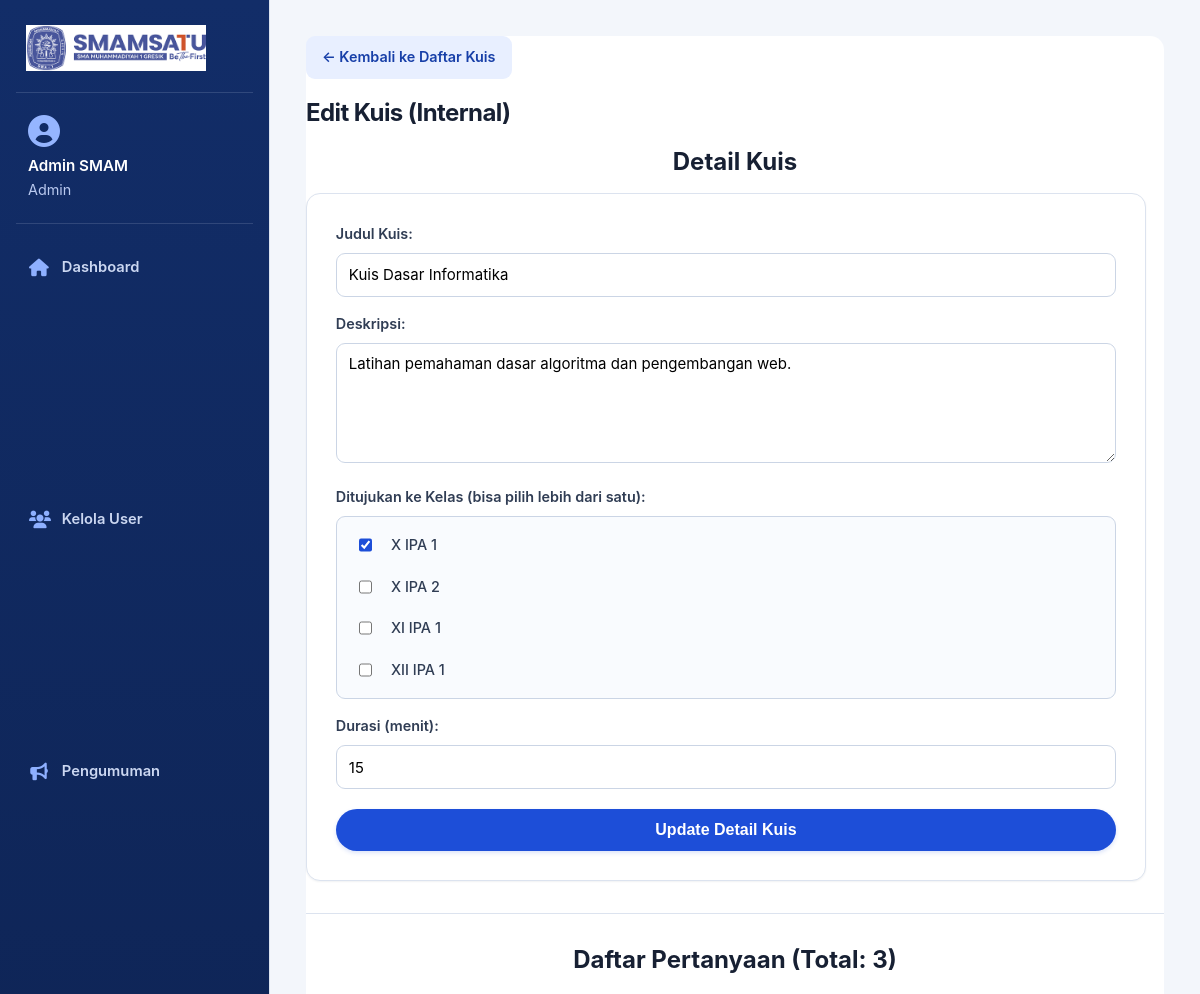
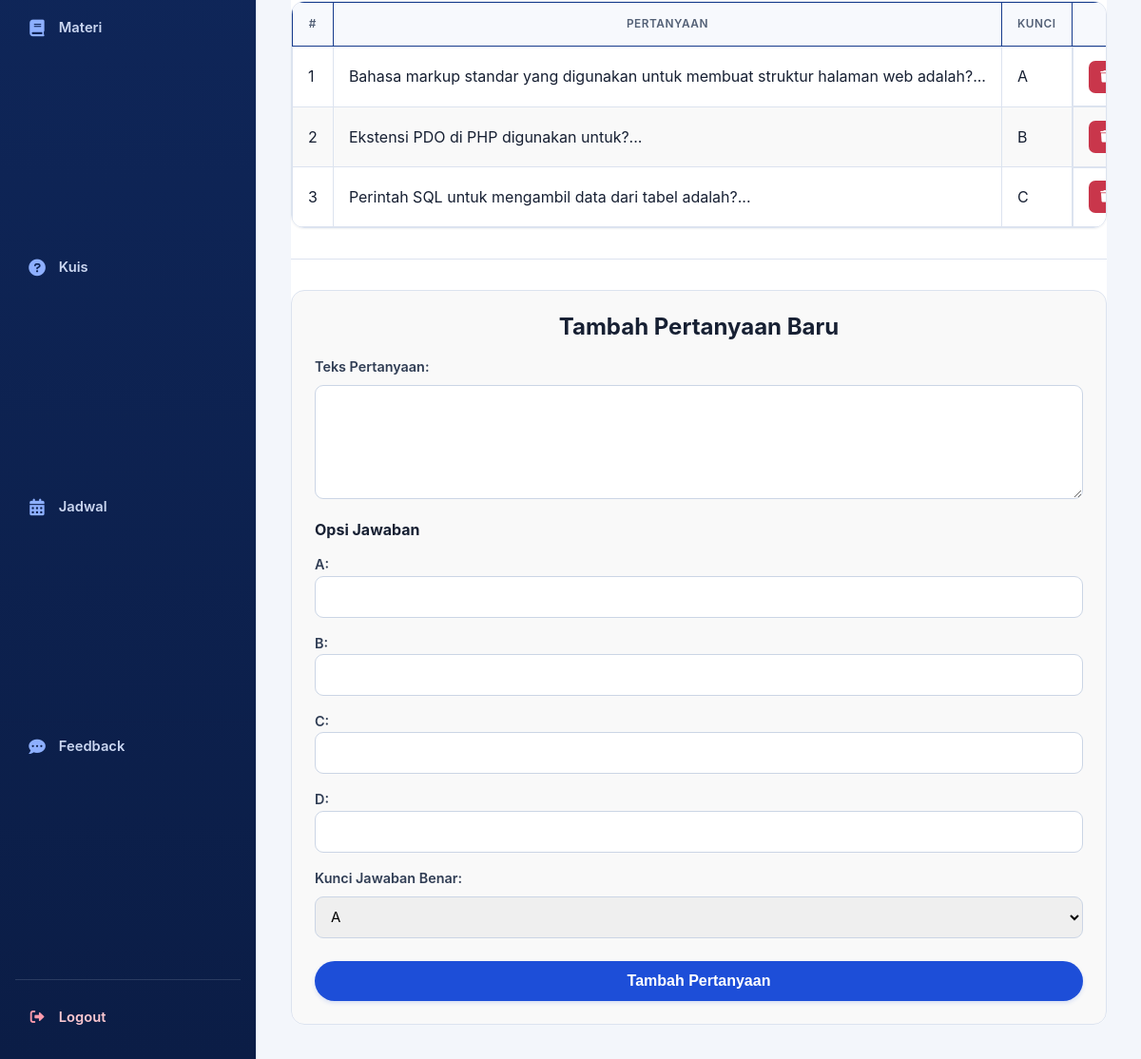
The page /quiz/edit.php?id=1 (signed in) on the database its author committed (2 pictures, top to bottom).
### tables this page shows
CREATE TABLE IF NOT EXISTS quizzes (
    id INT AUTO_INCREMENT PRIMARY KEY,
    title VARCHAR(255) NOT NULL,
    description TEXT NULL,
    subject VARCHAR(100) NOT NULL,
    duration INT NOT NULL DEFAULT 30,
    created_by INT NOT NULL,
    quiz_type ENUM('internal', 'external') NOT NULL DEFAULT 'internal',
    external_link VARCHAR(500) NULL,
    is_published TINYINT(1) NOT NULL DEFAULT 0,
    created_at TIMESTAMP DEFAULT CURRENT_TIMESTAMP,
    FOREIGN KEY (created_by) REFERENCES users(id) ON DELETE CASCADE
);

CREATE TABLE IF NOT EXISTS questions (
    id INT AUTO_INCREMENT PRIMARY KEY,
    quiz_id INT NOT NULL,
    question_text TEXT NOT NULL,
    option_a VARCHAR(255) NOT NULL,
    option_b VARCHAR(255) NOT NULL,
    option_c VARCHAR(255) NOT NULL,
    option_d VARCHAR(255) NOT NULL,
    correct_answer ENUM('A', 'B', 'C', 'D') NOT NULL,
    FOREIGN KEY (quiz_id) REFERENCES quizzes(id) ON DELETE CASCADE
);

### quiz/edit.php (the view, shortened to what this page needs)
<?php
require '../includes/db.php';
$quiz_id = $_GET['id'] ?? 0;
$stmt = $pdo->prepare("SELECT * FROM quizzes WHERE id = ?");
$stmt->execute([$quiz_id]);
$quiz = $stmt->fetch(PDO::FETCH_ASSOC);
$is_external = ($quiz['quiz_type'] === 'external');
$classes = $pdo->query("SELECT name FROM classes ORDER BY name ASC")->fetchAll(PDO::FETCH_COLUMN);
$stmt_selected_classes = $pdo->prepare("SELECT class_name FROM quiz_classes WHERE quiz_id = ?");
$stmt_selected_classes->execute([$quiz_id]);
$selected_classes = $stmt_selected_classes->fetchAll(PDO::FETCH_COLUMN);
if (!$is_external) {
    $stmt_q = $pdo->prepare("SELECT * FROM questions WHERE quiz_id = ? ORDER BY id ASC");
    $stmt_q->execute([$quiz_id]);
    $questions = $stmt_q->fetchAll(PDO::FETCH_ASSOC);
}
?>
<!DOCTYPE html>
<html lang="id">
<head>
    <link rel="stylesheet" href="https://cdnjs.cloudflare.com/ajax/libs/font-awesome/6.0.0-beta3/css/all.min.css">
    <link rel="stylesheet" href="../assets/css/style.css">
</head>
<body class="app-layout">
    <?php include '../layout/sidebar.php'; ?>
    <main class="main-content">
        <div class="container">
            <a href="list.php" class="back-link">&larr; Kembali ke Daftar Kuis</a>
            <h2>Edit Kuis <?= $is_external ? '(Eksternal)' : '(Internal)' ?></h2>
            <h3>Detail Kuis</h3>
            <form method="post">
                <div class="form-group"><label>Judul Kuis:</label><input type="text" name="title" value="<?= htmlspecialchars($quiz['title']) ?>" required></div>
                <div class="form-group"><label>Deskripsi:</label><textarea name="description"><?= htmlspecialchars($quiz['description']) ?></textarea></div>
                <div class="form-group">
                    <label>Ditujukan ke Kelas (bisa pilih lebih dari satu):</label>
                    <div class="checkbox-group-container">
                        <?php foreach ($classes as $c): ?>
                            <label>
                                <input type="checkbox" name="class_codes[]" value="<?= htmlspecialchars($c) ?>" <?= in_array($c, $selected_classes) ? 'checked' : '' ?>>
                                <?= htmlspecialchars($c) ?>
                            </label>
                        <?php endforeach; ?>
                    </div>
                </div>
                <?php if ($is_external): ?>
                    <div class="form-group"><label>Link Kuis Eksternal:</label><input type="text" name="external_link" value="<?= htmlspecialchars($quiz['external_link']) ?>" placeholder="https_//forms.gle/contohLinkAnda"></label></div>
                <?php else: ?>
                    <div class="form-group"><label>Durasi (menit):</label><input type="number" name="duration" value="<?= htmlspecialchars($quiz['duration']) ?>" required></label></div>
                <?php endif; ?>
                <button type="submit">Update Detail Kuis</button>
            </form>
            <?php if (!$is_external): ?>
                <div class="section-divider"></div>
                <h3>Daftar Pertanyaan (Total: <?= count($questions ?? []) ?>)</h3>
                <div class="table-container">
                    <table>
                        <thead> <tr> <th>#</th> <th>Pertanyaan</th> <th>Kunci</th> <th>Aksi</th> </tr> </thead>
                        <tbody>
                            <?php foreach ($questions as $index => $q): ?>
                            <tr>
                                <td><?= $index + 1 ?></td>
                                <td><?= htmlspecialchars(substr($q['question_text'], 0, 80)) ?>...</td>
                                <td><?= htmlspecialchars($q['correct_answer']) ?></td>
                                <td class="action-cell">
                                    <a href="edit.php?id=<?= $quiz_id ?>&delete_question=<?= $q['id'] ?>" class="delete-btn icon-btn" onclick="return confirm('Yakin ingin menghapus pertanyaan ini?')"><i class="fas fa-trash"></i></a>
                                </td>
                            </tr>
                            <?php endforeach; ?>
                        </tbody>
                    </table>
                </div>
                <div class="section-divider"></div>
                <div class="add-question-form">
                    <h3>Tambah Pertanyaan Baru</h3>
                    <form method="post">
                        <div class="form-group"><label>Teks Pertanyaan:</label><textarea name="question_text" required></textarea></div>
                        <h4>Opsi Jawaban</h4>
                        <div class="form-group"><label>A: <input type="text" name="option_a" required></label></div>
                        <div class="form-group"><label>B: <input type="text" name="option_b" required></label></div>
                        <div class="form-group"><label>C: <input type="text" name="option_c" required></label></div>
                        <div class="form-group"><label>D: <input type="text" name="option_d" required></label></div>
                        <div class="form-group">
                            <label>Kunci Jawaban Benar:</label>
                            <select name="correct_answer" required>
                                <option value="A">A</option> <option value="B">B</option> <option value="C">C</option> <option value="D">D</option>
                            </select>
                        </div>
                        <button type="submit">Tambah Pertanyaan</button>
                    </form>
                </div>
            <?php endif; ?>
        </div>
    </main>
</body>
</html>

### quiz/edit.php (style rules this page uses)
.section-divider { border-top: 1px solid var(--color-border); margin: 2rem 0; }
.add-question-form { background-color: #f9f9f9; padding: 1.5rem; border-radius: var(--border-radius); border: 1px solid var(--color-border); }

### rows shown on the page
quizzes: title "Kuis Dasar Informatika", description "Latihan pemahaman dasar algoritma dan pengembangan web.", duration "15"
questions: question_text "Bahasa markup standar yang digunakan untuk membuat struktur halaman web adalah?", correct_answer "A"
questions: question_text "Ekstensi PDO di PHP digunakan untuk?", correct_answer "B"
questions: question_text "Perintah SQL untuk mengambil data dari tabel adalah?", correct_answer "C"

### other values the page prints
$_SESSION['name'] "Admin SMAM"
$_SESSION['role'] "Admin"
$label "Dashboard Kelola User Pengumuman Materi Kuis Jadwal Feedback"
$c "X IPA 1"
$c "X IPA 2"
$c "XI IPA 1"
$c "XII IPA 1"
count($questions ?? []) "3"
